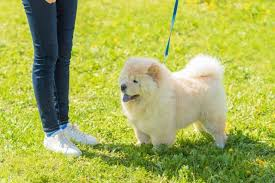
#> input picture Project01/img/dog4.jpg, 275 x 183 px, found by its file name
$ jupyter execute --allow-errors YOLO.ipynb
#> lines starting #> are read from the running program, lines starting #| are printed output that depends on the picture
[cell 1]
import cv2
import numpy as np

[cell 2]
print(cv2.__version__)

#> (a cell that did not finish here is left out)

#> (a cell that did not finish here is left out)

#> (a cell that did not finish here is left out)

#> (a cell that did not finish here is left out)

#> (a cell that did not finish here is left out)

#> (a cell that did not finish here is left out)

#> (a cell that did not finish here is left out)

[cell 10]
# 이미지 가져오기
img = cv2.imread("./img/dog4.jpg")
#> img is the input picture: shape (183, 275, 3); mean B, G, R 83.9, 177.6, 167.2
img = cv2.resize(img, None, fx=3, fy=3)
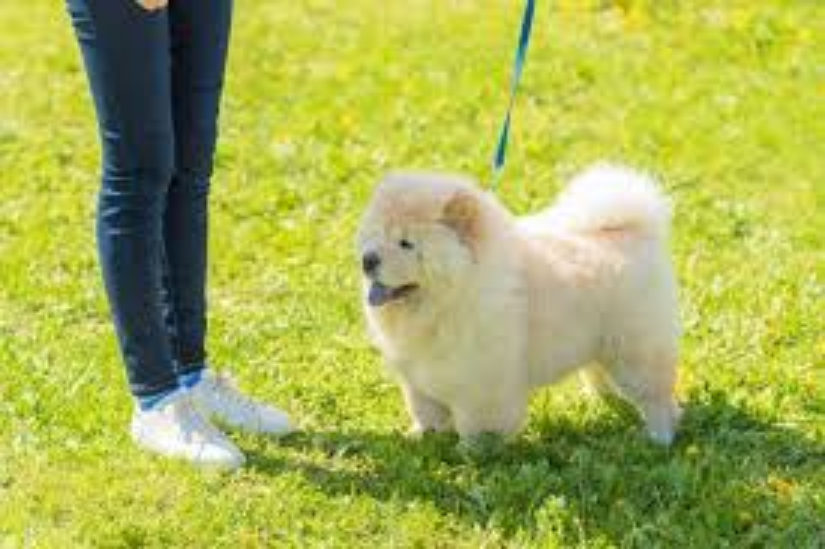
#> img: shape (549, 825, 3); mean B, G, R 83.9, 177.5, 167.1
height, width, channels = img.shape
#> height = 549; width = 825; channels = 3

[cell 11]
# Detecting objects
blob = cv2.dnn.blobFromImage(img, 0.00392, (416, 416), (0, 0, 0), True, crop=False)
#> (the rest of this cell did not finish here and is left out)

[cell 12]
# 정보를 화면에 표시
class_ids = []
confidences = []
boxes = []
#> (the rest of this cell did not finish here and is left out)

[cell 13]
indexes = cv2.dnn.NMSBoxes(boxes, confidences, 0.5, 0.4)

[cell 14]
font = cv2.FONT_HERSHEY_PLAIN
for i in range(len(boxes)):
    if i in indexes:
        x, y, w, h = boxes[i]
        label = str(classes[class_ids[i]])
        color = colors[i]
        cv2.rectangle(img, (x, y), (x + w, y + h), color, 2)
        cv2.putText(img, label, (x, y + 30), font, 3, color, 3)
cv2.imshow("Image", img)
cv2.waitKey(0)
cv2.destroyAllWindows()
